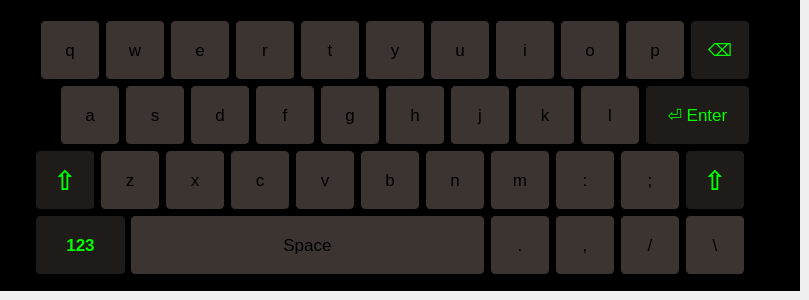
      <widget class="QWidget" name="page_9">
       <widget class="QFrame" name="frame_4">
        <property name="geometry">
         <rect>
          <x>0</x>
          <y>0</y>
          <width>800</width>
          <height>291</height>
         </rect>
        </property>
        <property name="font">
         <font>
          <weight>75</weight>
          <bold>true</bold>
         </font>
        </property>
        <property name="styleSheet">
         <string notr="true">QFrame { background-color:black; }</string>
        </property>
        <property name="frameShape">
         <enum>QFrame::StyledPanel</enum>
        </property>
        <property name="frameShadow">
         <enum>QFrame::Raised</enum>
        </property>
        <widget class="QPushButton" name="pushButton_71">
         <property name="geometry">
          <rect>
           <x>40</x>
           <y>20</y>
           <width>60</width>
           <height>60</height>
          </rect>
         </property>
         <property name="font">
          <font>
           <pointsize>13</pointsize>
          </font>
         </property>
         <property name="styleSheet">
          <string notr="true">QPushButton:pressed {
    background-color: qlineargradient(spread:pad, x1:0, y1:0, x2:0, y2:1,   stop:0 rgba(60, 186, 162, 255), stop:1 rgba(98, 211, 162, 255))
}
QPushButton {
     background-color:rgb(59,52,48); border: 1px solid black;
     border-radius: 5px;
}

QPushButton:disabled {
    background-color: rgb(170, 170, 127)
}</string>
         </property>
         <property name="text">
          <string>q</string>
         </property>
        </widget>
        <widget class="QPushButton" name="pushButton_72">
         <property name="geometry">
          <rect>
           <x>105</x>
           <y>20</y>
           <width>60</width>
           <height>60</height>
          </rect>
         </property>
         <property name="font">
          <font>
           <pointsize>13</pointsize>
          </font>
         </property>
         <property name="styleSheet">
          <string notr="true">QPushButton:pressed {
    background-color: qlineargradient(spread:pad, x1:0, y1:0, x2:0, y2:1,   stop:0 rgba(60, 186, 162, 255), stop:1 rgba(98, 211, 162, 255))
}
QPushButton {
     background-color:rgb(59,52,48); border: 1px solid black;
     border-radius: 5px;
}

QPushButton:disabled {
    background-color: rgb(170, 170, 127)
}</string>
         </property>
         <property name="text">
          <string>w</string>
         </property>
        </widget>
        <widget class="QPushButton" name="pushButton_73">
         <property name="geometry">
          <rect>
           <x>235</x>
           <y>20</y>
           <width>60</width>
           <height>60</height>
          </rect>
         </property>
         <property name="font">
          <font>
           <pointsize>13</pointsize>
          </font>
         </property>
         <property name="styleSheet">
          <string notr="true">QPushButton:pressed {
    background-color: qlineargradient(spread:pad, x1:0, y1:0, x2:0, y2:1,   stop:0 rgba(60, 186, 162, 255), stop:1 rgba(98, 211, 162, 255))
}
QPushButton {
     background-color:rgb(59,52,48); border: 1px solid black;
     border-radius: 5px;
}

QPushButton:disabled {
    background-color: rgb(170, 170, 127)
}</string>
         </property>
         <property name="text">
          <string>r</string>
         </property>
        </widget>
        <widget class="QPushButton" name="pushButton_74">
         <property name="geometry">
          <rect>
           <x>170</x>
           <y>20</y>
           <width>60</width>
           <height>60</height>
          </rect>
         </property>
         <property name="font">
          <font>
           <pointsize>13</pointsize>
          </font>
         </property>
         <property name="styleSheet">
          <string notr="true">QPushButton:pressed {
    background-color: qlineargradient(spread:pad, x1:0, y1:0, x2:0, y2:1,   stop:0 rgba(60, 186, 162, 255), stop:1 rgba(98, 211, 162, 255))
}
QPushButton {
     background-color:rgb(59,52,48); border: 1px solid black;
     border-radius: 5px;
}

QPushButton:disabled {
    background-color: rgb(170, 170, 127)
}</string>
         </property>
         <property name="text">
          <string>e</string>
         </property>
        </widget>
        <widget class="QPushButton" name="pushButton_75">
         <property name="geometry">
          <rect>
           <x>495</x>
           <y>20</y>
           <width>60</width>
           <height>60</height>
          </rect>
         </property>
         <property name="font">
          <font>
           <pointsize>13</pointsize>
          </font>
         </property>
         <property name="styleSheet">
          <string notr="true">QPushButton:pressed {
    background-color: qlineargradient(spread:pad, x1:0, y1:0, x2:0, y2:1,   stop:0 rgba(60, 186, 162, 255), stop:1 rgba(98, 211, 162, 255))
}
QPushButton {
     background-color:rgb(59,52,48); border: 1px solid black;
     border-radius: 5px;
}

QPushButton:disabled {
    background-color: rgb(170, 170, 127)
}</string>
         </property>
         <property name="text">
          <string>i</string>
         </property>
        </widget>
        <widget class="QPushButton" name="pushButton_76">
         <property name="geometry">
          <rect>
           <x>365</x>
           <y>20</y>
           <width>60</width>
           <height>60</height>
          </rect>
         </property>
         <property name="font">
          <font>
           <pointsize>13</pointsize>
          </font>
         </property>
         <property name="styleSheet">
          <string notr="true">QPushButton:pressed {
    background-color: qlineargradient(spread:pad, x1:0, y1:0, x2:0, y2:1,   stop:0 rgba(60, 186, 162, 255), stop:1 rgba(98, 211, 162, 255))
}
QPushButton {
     background-color:rgb(59,52,48); border: 1px solid black;
     border-radius: 5px;
}

QPushButton:disabled {
    background-color: rgb(170, 170, 127)
}</string>
         </property>
         <property name="text">
          <string>y</string>
         </property>
        </widget>
        <widget class="QPushButton" name="pushButton_77">
         <property name="geometry">
          <rect>
           <x>430</x>
           <y>20</y>
           <width>60</width>
           <height>60</height>
          </rect>
         </property>
         <property name="font">
          <font>
           <pointsize>13</pointsize>
          </font>
         </property>
         <property name="styleSheet">
          <string notr="true">QPushButton:pressed {
    background-color: qlineargradient(spread:pad, x1:0, y1:0, x2:0, y2:1,   stop:0 rgba(60, 186, 162, 255), stop:1 rgba(98, 211, 162, 255))
}
QPushButton {
     background-color:rgb(59,52,48); border: 1px solid black;
     border-radius: 5px;
}

QPushButton:disabled {
    background-color: rgb(170, 170, 127)
}</string>
         </property>
         <property name="text">
          <string>u</string>
         </property>
        </widget>
        <widget class="QPushButton" name="pushButton_78">
         <property name="geometry">
          <rect>
           <x>300</x>
           <y>20</y>
           <width>60</width>
           <height>60</height>
          </rect>
         </property>
         <property name="font">
          <font>
           <pointsize>13</pointsize>
          </font>
         </property>
         <property name="styleSheet">
          <string notr="true">QPushButton:pressed {
    background-color: qlineargradient(spread:pad, x1:0, y1:0, x2:0, y2:1,   stop:0 rgba(60, 186, 162, 255), stop:1 rgba(98, 211, 162, 255))
}
QPushButton {
     background-color:rgb(59,52,48); border: 1px solid black;
     border-radius: 5px;
}

QPushButton:disabled {
    background-color: rgb(170, 170, 127)
}</string>
         </property>
         <property name="text">
          <string>t</string>
         </property>
        </widget>
        <widget class="QPushButton" name="pushButton_79">
         <property name="geometry">
          <rect>
           <x>690</x>
           <y>20</y>
           <width>60</width>
           <height>60</height>
          </rect>
         </property>
         <property name="font">
          <font>
           <pointsize>13</pointsize>
          </font>
         </property>
         <property name="styleSheet">
          <string notr="true">QPushButton:pressed {
    background-color: qlineargradient(spread:pad, x1:0, y1:0, x2:0, y2:1,   stop:0 rgba(60, 186, 162, 255), stop:1 rgba(98, 211, 162, 255))
}
QPushButton {
     background-color:rgb(31,27,24); border: 1px solid black;
     border-radius: 5px;
color:rgb(0, 255, 0)
}

QPushButton:disabled {
    background-color: rgb(170, 170, 127)
}</string>
         </property>
         <property name="text">
          <string>⌫</string>
         </property>
        </widget>
        <widget class="QPushButton" name="pushButton_80">
         <property name="geometry">
          <rect>
           <x>625</x>
           <y>20</y>
           <width>60</width>
           <height>60</height>
          </rect>
         </property>
         <property name="font">
          <font>
           <pointsize>13</pointsize>
          </font>
         </property>
         <property name="styleSheet">
          <string notr="true">QPushButton:pressed {
    background-color: qlineargradient(spread:pad, x1:0, y1:0, x2:0, y2:1,   stop:0 rgba(60, 186, 162, 255), stop:1 rgba(98, 211, 162, 255))
}
QPushButton {
     background-color:rgb(59,52,48); border: 1px solid black;
     border-radius: 5px;
}

QPushButton:disabled {
    background-color: rgb(170, 170, 127)
}</string>
         </property>
         <property name="text">
          <string>p</string>
         </property>
        </widget>
        <widget class="QPushButton" name="pushButton_81">
         <property name="geometry">
          <rect>
           <x>560</x>
           <y>20</y>
           <width>60</width>
           <height>60</height>
          </rect>
         </property>
         <property name="font">
          <font>
           <pointsize>13</pointsize>
          </font>
         </property>
         <property name="styleSheet">
          <string notr="true">QPushButton:pressed {
    background-color: qlineargradient(spread:pad, x1:0, y1:0, x2:0, y2:1,   stop:0 rgba(60, 186, 162, 255), stop:1 rgba(98, 211, 162, 255))
}
QPushButton {
     background-color:rgb(59,52,48); border: 1px solid black;
     border-radius: 5px;
}

QPushButton:disabled {
    background-color: rgb(170, 170, 127)
}</string>
         </property>
         <property name="text">
          <string>o</string>
         </property>
        </widget>
        <widget class="QPushButton" name="pushButton_82">
         <property name="geometry">
          <rect>
           <x>255</x>
           <y>85</y>
           <width>60</width>
           <height>60</height>
          </rect>
         </property>
         <property name="font">
          <font>
           <pointsize>13</pointsize>
          </font>
         </property>
         <property name="styleSheet">
          <string notr="true">QPushButton:pressed {
    background-color: qlineargradient(spread:pad, x1:0, y1:0, x2:0, y2:1,   stop:0 rgba(60, 186, 162, 255), stop:1 rgba(98, 211, 162, 255))
}
QPushButton {
     background-color:rgb(59,52,48); border: 1px solid black;
     border-radius: 5px;
}

QPushButton:disabled {
    background-color: rgb(170, 170, 127)
}</string>
         </property>
         <property name="text">
          <string>f</string>
         </property>
        </widget>
        <widget class="QPushButton" name="pushButton_83">
         <property name="geometry">
          <rect>
           <x>125</x>
           <y>85</y>
           <width>60</width>
           <height>60</height>
          </rect>
         </property>
         <property name="font">
          <font>
           <pointsize>13</pointsize>
          </font>
         </property>
         <property name="styleSheet">
          <string notr="true">QPushButton:pressed {
    background-color: qlineargradient(spread:pad, x1:0, y1:0, x2:0, y2:1,   stop:0 rgba(60, 186, 162, 255), stop:1 rgba(98, 211, 162, 255))
}
QPushButton {
     background-color:rgb(59,52,48); border: 1px solid black;
     border-radius: 5px;
}

QPushButton:disabled {
    background-color: rgb(170, 170, 127)
}</string>
         </property>
         <property name="text">
          <string>s</string>
         </property>
        </widget>
        <widget class="QPushButton" name="pushButton_84">
         <property name="geometry">
          <rect>
           <x>190</x>
           <y>85</y>
           <width>60</width>
           <height>60</height>
          </rect>
         </property>
         <property name="font">
          <font>
           <pointsize>13</pointsize>
          </font>
         </property>
         <property name="styleSheet">
          <string notr="true">QPushButton:pressed {
    background-color: qlineargradient(spread:pad, x1:0, y1:0, x2:0, y2:1,   stop:0 rgba(60, 186, 162, 255), stop:1 rgba(98, 211, 162, 255))
}
QPushButton {
     background-color:rgb(59,52,48); border: 1px solid black;
     border-radius: 5px;
}

QPushButton:disabled {
    background-color: rgb(170, 170, 127)
}</string>
         </property>
         <property name="text">
          <string>d</string>
         </property>
        </widget>
        <widget class="QPushButton" name="pushButton_85">
         <property name="geometry">
          <rect>
           <x>450</x>
           <y>85</y>
           <width>60</width>
           <height>60</height>
          </rect>
         </property>
         <property name="font">
          <font>
           <pointsize>13</pointsize>
          </font>
         </property>
         <property name="styleSheet">
          <string notr="true">QPushButton:pressed {
    background-color: qlineargradient(spread:pad, x1:0, y1:0, x2:0, y2:1,   stop:0 rgba(60, 186, 162, 255), stop:1 rgba(98, 211, 162, 255))
}
QPushButton {
     background-color:rgb(59,52,48); border: 1px solid black;
     border-radius: 5px;
}

QPushButton:disabled {
    background-color: rgb(170, 170, 127)
}</string>
         </property>
         <property name="text">
          <string>j</string>
         </property>
        </widget>
        <widget class="QPushButton" name="pushButton_86">
         <property name="geometry">
          <rect>
           <x>515</x>
           <y>85</y>
           <width>60</width>
           <height>60</height>
          </rect>
         </property>
         <property name="font">
          <font>
           <pointsize>13</pointsize>
          </font>
         </property>
         <property name="styleSheet">
          <string notr="true">QPushButton:pressed {
    background-color: qlineargradient(spread:pad, x1:0, y1:0, x2:0, y2:1,   stop:0 rgba(60, 186, 162, 255), stop:1 rgba(98, 211, 162, 255))
}
QPushButton {
     background-color:rgb(59,52,48); border: 1px solid black;
     border-radius: 5px;
}

QPushButton:disabled {
    background-color: rgb(170, 170, 127)
}</string>
         </property>
         <property name="text">
          <string>k</string>
         </property>
        </widget>
        <widget class="QPushButton" name="pushButton_87">
         <property name="geometry">
          <rect>
           <x>385</x>
           <y>85</y>
           <width>60</width>
           <height>60</height>
          </rect>
         </property>
         <property name="font">
          <font>
           <pointsize>13</pointsize>
          </font>
         </property>
         <property name="styleSheet">
          <string notr="true">QPushButton:pressed {
    background-color: qlineargradient(spread:pad, x1:0, y1:0, x2:0, y2:1,   stop:0 rgba(60, 186, 162, 255), stop:1 rgba(98, 211, 162, 255))
}
QPushButton {
     background-color:rgb(59,52,48); border: 1px solid black;
     border-radius: 5px;
}

QPushButton:disabled {
    background-color: rgb(170, 170, 127)
}</string>
         </property>
         <property name="text">
          <string>h</string>
         </property>
        </widget>
        <widget class="QPushButton" name="pushButton_88">
         <property name="geometry">
          <rect>
           <x>645</x>
           <y>85</y>
           <width>105</width>
           <height>60</height>
          </rect>
         </property>
         <property name="font">
          <font>
           <pointsize>13</pointsize>
          </font>
         </property>
         <property name="styleSheet">
          <string notr="true">QPushButton:pressed {
    background-color: qlineargradient(spread:pad, x1:0, y1:0, x2:0, y2:1,   stop:0 rgba(60, 186, 162, 255), stop:1 rgba(98, 211, 162, 255))
}
QPushButton {
     background-color:rgb(31,27,24); border: 1px solid black;
     border-radius: 5px;
color:rgb(0, 255, 0)
}

QPushButton:disabled {
    background-color: rgb(170, 170, 127)
}</string>
         </property>
         <property name="text">
          <string>⏎ Enter</string>
         </property>
        </widget>
        <widget class="QPushButton" name="pushButton_89">
         <property name="geometry">
          <rect>
           <x>60</x>
           <y>85</y>
           <width>60</width>
           <height>60</height>
          </rect>
         </property>
         <property name="font">
          <font>
           <pointsize>13</pointsize>
          </font>
         </property>
         <property name="styleSheet">
          <string notr="true">QPushButton:pressed {
    background-color: qlineargradient(spread:pad, x1:0, y1:0, x2:0, y2:1,   stop:0 rgba(60, 186, 162, 255), stop:1 rgba(98, 211, 162, 255))
}
QPushButton {
     background-color:rgb(59,52,48); border: 1px solid black;
     border-radius: 5px;
}

QPushButton:disabled {
    background-color: rgb(170, 170, 127)
}</string>
         </property>
         <property name="text">
          <string>a</string>
         </property>
        </widget>
        <widget class="QPushButton" name="pushButton_90">
         <property name="geometry">
          <rect>
           <x>320</x>
           <y>85</y>
           <width>60</width>
           <height>60</height>
          </rect>
         </property>
         <property name="font">
          <font>
           <pointsize>13</pointsize>
          </font>
         </property>
         <property name="styleSheet">
          <string notr="true">QPushButton:pressed {
    background-color: qlineargradient(spread:pad, x1:0, y1:0, x2:0, y2:1,   stop:0 rgba(60, 186, 162, 255), stop:1 rgba(98, 211, 162, 255))
}
QPushButton {
     background-color:rgb(59,52,48); border: 1px solid black;
     border-radius: 5px;
}

QPushButton:disabled {
    background-color: rgb(170, 170, 127)
}</string>
         </property>
         <property name="text">
          <string>g</string>
         </property>
        </widget>
        <widget class="QPushButton" name="pushButton_91">
         <property name="geometry">
          <rect>
           <x>580</x>
           <y>85</y>
           <width>60</width>
           <height>60</height>
          </rect>
         </property>
         <property name="font">
          <font>
           <pointsize>13</pointsize>
          </font>
         </property>
         <property name="styleSheet">
          <string notr="true">QPushButton:pressed {
    background-color: qlineargradient(spread:pad, x1:0, y1:0, x2:0, y2:1,   stop:0 rgba(60, 186, 162, 255), stop:1 rgba(98, 211, 162, 255))
}
QPushButton {
     background-color:rgb(59,52,48); border: 1px solid black;
     border-radius: 5px;
}

QPushButton:disabled {
    background-color: rgb(170, 170, 127)
}</string>
         </property>
         <property name="text">
          <string>l</string>
         </property>
        </widget>
        <widget class="QPushButton" name="pushButton_92">
         <property name="geometry">
          <rect>
           <x>555</x>
           <y>150</y>
           <width>60</width>
           <height>60</height>
          </rect>
         </property>
         <property name="font">
          <font>
           <pointsize>13</pointsize>
          </font>
         </property>
         <property name="styleSheet">
          <string notr="true">QPushButton:pressed {
    background-color: qlineargradient(spread:pad, x1:0, y1:0, x2:0, y2:1,   stop:0 rgba(60, 186, 162, 255), stop:1 rgba(98, 211, 162, 255))
}
QPushButton {
     background-color:rgb(59,52,48); border: 1px solid black;
     border-radius: 5px;
}

QPushButton:disabled {
    background-color: rgb(170, 170, 127)
}</string>
         </property>
         <property name="text">
          <string>:</string>
         </property>
        </widget>
        <widget class="QPushButton" name="pushButton_93">
         <property name="geometry">
          <rect>
           <x>230</x>
           <y>150</y>
           <width>60</width>
           <height>60</height>
          </rect>
         </property>
         <property name="font">
          <font>
           <pointsize>13</pointsize>
          </font>
         </property>
         <property name="styleSheet">
          <string notr="true">QPushButton:pressed {
    background-color: qlineargradient(spread:pad, x1:0, y1:0, x2:0, y2:1,   stop:0 rgba(60, 186, 162, 255), stop:1 rgba(98, 211, 162, 255))
}
QPushButton {
     background-color:rgb(59,52,48); border: 1px solid black;
     border-radius: 5px;
}

QPushButton:disabled {
    background-color: rgb(170, 170, 127)
}</string>
         </property>
         <property name="text">
          <string>c</string>
         </property>
        </widget>
        <widget class="QPushButton" name="pushButton_94">
         <property name="geometry">
          <rect>
           <x>620</x>
           <y>150</y>
           <width>60</width>
           <height>60</height>
          </rect>
         </property>
         <property name="font">
          <font>
           <pointsize>13</pointsize>
          </font>
         </property>
         <property name="styleSheet">
          <string notr="true">QPushButton:pressed {
    background-color: qlineargradient(spread:pad, x1:0, y1:0, x2:0, y2:1,   stop:0 rgba(60, 186, 162, 255), stop:1 rgba(98, 211, 162, 255))
}
QPushButton {
     background-color:rgb(59,52,48); border: 1px solid black;
     border-radius: 5px;
}

QPushButton:disabled {
    background-color: rgb(170, 170, 127)
}</string>
         </property>
         <property name="text">
          <string>;</string>
         </property>
        </widget>
        <widget class="QPushButton" name="pushButton_95">
         <property name="geometry">
          <rect>
           <x>35</x>
           <y>150</y>
           <width>60</width>
           <height>60</height>
          </rect>
         </property>
         <property name="font">
          <font>
           <pointsize>20</pointsize>
           <weight>75</weight>
           <bold>true</bold>
          </font>
         </property>
         <property name="styleSheet">
          <string notr="true">QPushButton:pressed {
    background-color: qlineargradient(spread:pad, x1:0, y1:0, x2:0, y2:1,   stop:0 rgba(60, 186, 162, 255), stop:1 rgba(98, 211, 162, 255))
}
QPushButton {
     background-color:rgb(31,27,24); border: 1px solid black;
     border-radius: 5px;
color:rgb(0, 255, 0)
}

QPushButton:disabled {
    background-color: rgb(170, 170, 127)
}</string>
         </property>
         <property name="text">
          <string>⇧</string>
         </property>
        </widget>
        <widget class="QPushButton" name="pushButton_96">
         <property name="geometry">
          <rect>
           <x>425</x>
           <y>150</y>
           <width>60</width>
           <height>60</height>
          </rect>
         </property>
         <property name="font">
          <font>
           <pointsize>13</pointsize>
          </font>
         </property>
         <property name="styleSheet">
          <string notr="true">QPushButton:pressed {
    background-color: qlineargradient(spread:pad, x1:0, y1:0, x2:0, y2:1,   stop:0 rgba(60, 186, 162, 255), stop:1 rgba(98, 211, 162, 255))
}
QPushButton {
     background-color:rgb(59,52,48); border: 1px solid black;
     border-radius: 5px;
}

QPushButton:disabled {
    background-color: rgb(170, 170, 127)
}</string>
         </property>
         <property name="text">
          <string>n</string>
         </property>
        </widget>
        <widget class="QPushButton" name="pushButton_97">
         <property name="geometry">
          <rect>
           <x>490</x>
           <y>150</y>
           <width>60</width>
           <height>60</height>
          </rect>
         </property>
         <property name="font">
          <font>
           <pointsize>13</pointsize>
          </font>
         </property>
         <property name="styleSheet">
          <string notr="true">QPushButton:pressed {
    background-color: qlineargradient(spread:pad, x1:0, y1:0, x2:0, y2:1,   stop:0 rgba(60, 186, 162, 255), stop:1 rgba(98, 211, 162, 255))
}
QPushButton {
     background-color:rgb(59,52,48); border: 1px solid black;
     border-radius: 5px;
}

QPushButton:disabled {
    background-color: rgb(170, 170, 127)
}</string>
         </property>
         <property name="text">
          <string>m</string>
         </property>
        </widget>
        <widget class="QPushButton" name="pushButton_98">
         <property name="geometry">
          <rect>
           <x>165</x>
           <y>150</y>
           <width>60</width>
           <height>60</height>
          </rect>
         </property>
         <property name="font">
          <font>
           <pointsize>13</pointsize>
          </font>
         </property>
         <property name="styleSheet">
          <string notr="true">QPushButton:pressed {
    background-color: qlineargradient(spread:pad, x1:0, y1:0, x2:0, y2:1,   stop:0 rgba(60, 186, 162, 255), stop:1 rgba(98, 211, 162, 255))
}
QPushButton {
     background-color:rgb(59,52,48); border: 1px solid black;
     border-radius: 5px;
}

QPushButton:disabled {
    background-color: rgb(170, 170, 127)
}</string>
         </property>
         <property name="text">
          <string>x</string>
         </property>
        </widget>
        <widget class="QPushButton" name="pushButton_99">
         <property name="geometry">
          <rect>
           <x>685</x>
           <y>150</y>
           <width>60</width>
           <height>60</height>
          </rect>
         </property>
         <property name="font">
          <font>
           <pointsize>20</pointsize>
           <weight>75</weight>
           <bold>true</bold>
          </font>
         </property>
         <property name="styleSheet">
          <string notr="true">QPushButton:pressed {
    background-color: qlineargradient(spread:pad, x1:0, y1:0, x2:0, y2:1,   stop:0 rgba(60, 186, 162, 255), stop:1 rgba(98, 211, 162, 255))
}
QPushButton {
     background-color:rgb(31,27,24); border: 1px solid black;
     border-radius: 5px;
color:rgb(0, 255, 0)
}

QPushButton:disabled {
    background-color: rgb(170, 170, 127)
}</string>
         </property>
         <property name="text">
          <string>⇧</string>
         </property>
        </widget>
        <widget class="QPushButton" name="pushButton_100">
         <property name="geometry">
          <rect>
           <x>295</x>
           <y>150</y>
           <width>60</width>
           <height>60</height>
          </rect>
         </property>
         <property name="font">
          <font>
           <pointsize>13</pointsize>
          </font>
         </property>
         <property name="styleSheet">
          <string notr="true">QPushButton:pressed {
    background-color: qlineargradient(spread:pad, x1:0, y1:0, x2:0, y2:1,   stop:0 rgba(60, 186, 162, 255), stop:1 rgba(98, 211, 162, 255))
}
QPushButton {
     background-color:rgb(59,52,48); border: 1px solid black;
     border-radius: 5px;
}

QPushButton:disabled {
    background-color: rgb(170, 170, 127)
}</string>
         </property>
         <property name="text">
          <string>v</string>
         </property>
        </widget>
        <widget class="QPushButton" name="pushButton_101">
         <property name="geometry">
          <rect>
           <x>100</x>
           <y>150</y>
           <width>60</width>
           <height>60</height>
          </rect>
         </property>
         <property name="font">
          <font>
           <pointsize>13</pointsize>
          </font>
         </property>
         <property name="styleSheet">
          <string notr="true">QPushButton:pressed {
    background-color: qlineargradient(spread:pad, x1:0, y1:0, x2:0, y2:1,   stop:0 rgba(60, 186, 162, 255), stop:1 rgba(98, 211, 162, 255))
}
QPushButton {
     background-color:rgb(59,52,48); border: 1px solid black;
     border-radius: 5px;
}

QPushButton:disabled {
    background-color: rgb(170, 170, 127)
}</string>
         </property>
         <property name="text">
          <string>z</string>
         </property>
        </widget>
        <widget class="QPushButton" name="pushButton_102">
         <property name="geometry">
          <rect>
           <x>360</x>
           <y>150</y>
           <width>60</width>
           <height>60</height>
          </rect>
         </property>
         <property name="font">
          <font>
           <pointsize>13</pointsize>
          </font>
         </property>
         <property name="styleSheet">
          <string notr="true">QPushButton:pressed {
    background-color: qlineargradient(spread:pad, x1:0, y1:0, x2:0, y2:1,   stop:0 rgba(60, 186, 162, 255), stop:1 rgba(98, 211, 162, 255))
}
QPushButton {
     background-color:rgb(59,52,48); border: 1px solid black;
     border-radius: 5px;
}

QPushButton:disabled {
    background-color: rgb(170, 170, 127)
}</string>
         </property>
         <property name="text">
          <string>b</string>
         </property>
        </widget>
        <widget class="QPushButton" name="pushButton_103">
         <property name="geometry">
          <rect>
           <x>620</x>
           <y>215</y>
           <width>60</width>
           <height>60</height>
          </rect>
         </property>
         <property name="font">
          <font>
           <pointsize>13</pointsize>
          </font>
         </property>
         <property name="styleSheet">
          <string notr="true">QPushButton:pressed {
    background-color: qlineargradient(spread:pad, x1:0, y1:0, x2:0, y2:1,   stop:0 rgba(60, 186, 162, 255), stop:1 rgba(98, 211, 162, 255))
}
QPushButton {
     background-color:rgb(59,52,48); border: 1px solid black;
     border-radius: 5px;
}

QPushButton:disabled {
    background-color: rgb(170, 170, 127)
}</string>
         </property>
         <property name="text">
          <string>/</string>
         </property>
        </widget>
        <widget class="QPushButton" name="pushButton_104">
         <property name="geometry">
          <rect>
           <x>35</x>
           <y>215</y>
           <width>91</width>
           <height>60</height>
          </rect>
         </property>
         <property name="font">
          <font>
           <pointsize>13</pointsize>
           <weight>75</weight>
           <bold>true</bold>
          </font>
         </property>
         <property name="styleSheet">
          <string notr="true">QPushButton:pressed {
    background-color: qlineargradient(spread:pad, x1:0, y1:0, x2:0, y2:1,   stop:0 rgba(60, 186, 162, 255), stop:1 rgba(98, 211, 162, 255))
}
QPushButton {
     background-color:rgb(31,27,24); border: 1px solid black;
     border-radius: 5px;
color:rgb(0, 255, 0)
}

QPushButton:disabled {
    background-color: rgb(170, 170, 127)
}</string>
         </property>
         <property name="text">
          <string>123</string>
         </property>
        </widget>
        <widget class="QPushButton" name="pushButton_105">
         <property name="geometry">
          <rect>
           <x>555</x>
           <y>215</y>
           <width>60</width>
           <height>60</height>
          </rect>
         </property>
         <property name="font">
          <font>
           <pointsize>13</pointsize>
          </font>
         </property>
         <property name="styleSheet">
          <string notr="true">QPushButton:pressed {
    background-color: qlineargradient(spread:pad, x1:0, y1:0, x2:0, y2:1,   stop:0 rgba(60, 186, 162, 255), stop:1 rgba(98, 211, 162, 255))
}
QPushButton {
     background-color:rgb(59,52,48); border: 1px solid black;
     border-radius: 5px;
}

QPushButton:disabled {
    background-color: rgb(170, 170, 127)
}</string>
         </property>
         <property name="text">
          <string>,</string>
         </property>
        </widget>
        <widget class="QPushButton" name="pushButton_106">
         <property name="geometry">
          <rect>
           <x>130</x>
           <y>215</y>
           <width>355</width>
           <height>60</height>
          </rect>
         </property>
         <property name="font">
          <font>
           <pointsize>13</pointsize>
          </font>
         </property>
         <property name="styleSheet">
          <string notr="true">QPushButton:pressed {
    background-color: qlineargradient(spread:pad, x1:0, y1:0, x2:0, y2:1,   stop:0 rgba(60, 186, 162, 255), stop:1 rgba(98, 211, 162, 255))
}
QPushButton {
     background-color:rgb(59,52,48); border: 1px solid black;
     border-radius: 5px;
}

QPushButton:disabled {
    background-color: rgb(170, 170, 127)
}</string>
         </property>
         <property name="text">
          <string>Space</string>
         </property>
        </widget>
        <widget class="QPushButton" name="pushButton_107">
         <property name="geometry">
          <rect>
           <x>490</x>
           <y>215</y>
           <width>60</width>
           <height>60</height>
          </rect>
         </property>
         <property name="font">
          <font>
           <pointsize>13</pointsize>
          </font>
         </property>
         <property name="styleSheet">
          <string notr="true">QPushButton:pressed {
    background-color: qlineargradient(spread:pad, x1:0, y1:0, x2:0, y2:1,   stop:0 rgba(60, 186, 162, 255), stop:1 rgba(98, 211, 162, 255))
}
QPushButton {
     background-color:rgb(59,52,48); border: 1px solid black;
     border-radius: 5px;
}

QPushButton:disabled {
    background-color: rgb(170, 170, 127)
}</string>
         </property>
         <property name="text">
          <string>.</string>
         </property>
        </widget>
        <widget class="QPushButton" name="pushButton_108">
         <property name="geometry">
          <rect>
           <x>685</x>
           <y>215</y>
           <width>60</width>
           <height>60</height>
          </rect>
         </property>
         <property name="font">
          <font>
           <pointsize>13</pointsize>
          </font>
         </property>
         <property name="styleSheet">
          <string notr="true">QPushButton:pressed {
    background-color: qlineargradient(spread:pad, x1:0, y1:0, x2:0, y2:1,   stop:0 rgba(60, 186, 162, 255), stop:1 rgba(98, 211, 162, 255))
}
QPushButton {
     background-color:rgb(59,52,48); border: 1px solid black;
     border-radius: 5px;
}

QPushButton:disabled {
    background-color: rgb(170, 170, 127)
}</string>
         </property>
         <property name="text">
          <string>\</string>
         </property>
        </widget>
       </widget>
      </widget>
